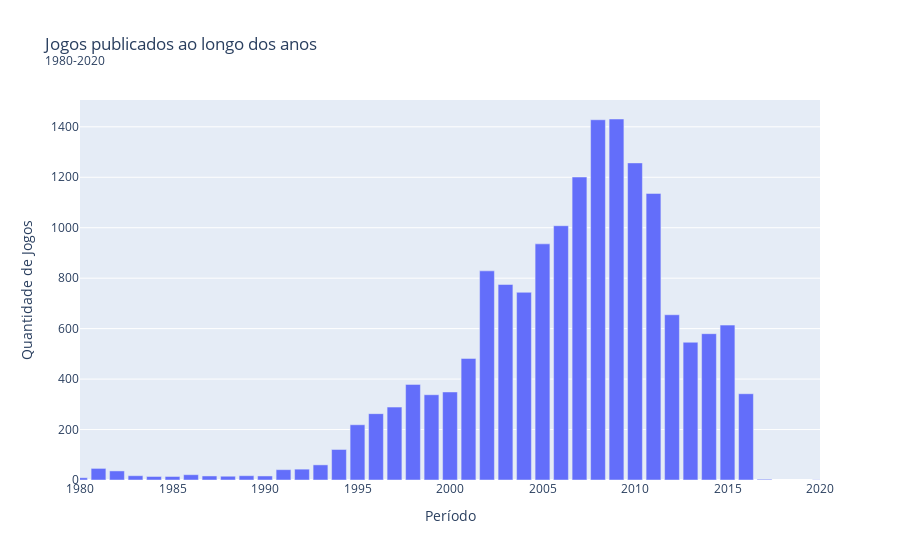

Source (notebook cell):
### Code cell
# Mesma representação anterior em outro gráfico
fig = px.bar(x=x_anos, y=y_contagem,
            labels={
                "y": "Quantidade de Jogos",
                "x": "Período"},
            title='Jogos publicados ao longo dos anos<br><sup>1980-2020</sup>')
fig.update_layout(xaxis_range=[1980,2020])
fig.show()

### Figure 1 — Plotly figure (JSON) as saved in the notebook; plotly's stock layout.template omitted (floating-point values rounded to 4 significant figures)
{"data": [{"alignmentgroup": "True", "hovertemplate": "Período=%{x}<br>Quantidade de Jogos=%{y}<extra></extra>", "legendgroup": "", "marker": {"color": "#636efa", "pattern": {"shape": ""}}, "name": "", "offsetgroup": "", "orientation": "v", "showlegend": false, "textposition": "auto", "type": "bar", "x": [1980, 1981, 1982, 1983, 1984, 1985, 1986, 1987, 1988, 1989, 1990, 1991, 1992, 1993, 1994, 1995, 1996, 1997, 1998, 1999, 2000, 2001, 2002, 2003, 2004, 2005, 2006, 2007, 2008, 2009, 2010, 2011, 2012, 2013, 2014, 2015, 2016, 2017, 2020], "xaxis": "x", "y": [9, 46, 36, 17, 14, 14, 21, 16, 15, 17, 16, 41, 43, 60, 121, 219, 263, 289, 379, 338, 349, 482, 829, 775, 744, 936, 1008, 1201, 1428, 1431, 1257, 1136, 655, 546, 580, 614, 342, 3, 1], "yaxis": "y"}], "layout": {"barmode": "relative", "legend": {"tracegroupgap": 0}, "title": {"text": "Jogos publicados ao longo dos anos<br><sup>1980-2020</sup>"}, "xaxis": {"anchor": "y", "domain": [0, 1], "range": [1980, 2020], "title": {"text": "Período"}}, "yaxis": {"anchor": "x", "domain": [0, 1], "title": {"text": "Quantidade de Jogos"}}}}
